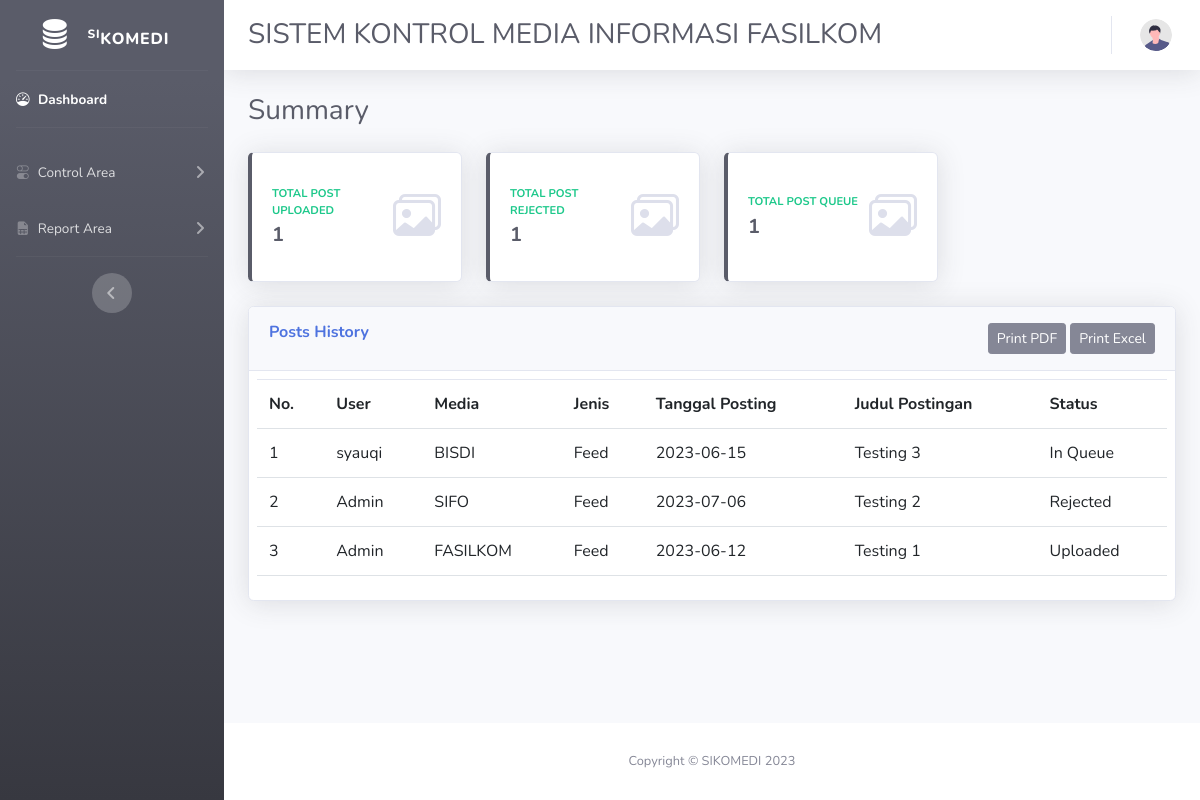
Screenshot of /admin/Rtable.php (signed in) with the database file from the repository.
### tables this page shows
CREATE TABLE `konten_history` (
  `ID` int(11) NOT NULL,
  `USER_ID` int(11) DEFAULT NULL,
  `MEDIA_ID` int(11) DEFAULT NULL,
  `TANGGALPOSTING` date DEFAULT NULL,
  `JUDULPOSTING` varchar(50) DEFAULT NULL,
  `LINKKONTEN` varchar(200) DEFAULT NULL,
  `CAPTION` varchar(1000) DEFAULT NULL,
  `STATUS_ID` int(11) DEFAULT NULL
);

CREATE TABLE `users` (
  `ID` int(11) NOT NULL,
  `NAME` varchar(100) NOT NULL,
  `PASSWORD` varchar(100) NOT NULL,
  `EMAIL` varchar(100) NOT NULL,
  `NOHP` varchar(20) DEFAULT NULL,
  `JENIS_ID` int(11) DEFAULT NULL,
  `STATUS_ID` int(11) DEFAULT NULL
);

CREATE TABLE `media` (
  `ID` int(11) NOT NULL,
  `NAMA` varchar(50) DEFAULT NULL,
  `LINK` varchar(200) DEFAULT NULL,
  `JENIS_ID` int(11) NOT NULL
);

CREATE TABLE `jenis_konten` (
  `ID` int(11) NOT NULL,
  `NAMA` varchar(20) DEFAULT NULL
);

CREATE TABLE `status_konten` (
  `ID` int(11) NOT NULL,
  `NAMA` varchar(10) DEFAULT NULL
);

### admin/functions.php (called while the page is built, shortened)
<?php
$conn = mysqli_connect("localhost","root","","sikomedi");
function query ($query){
    global $conn;
    $result = mysqli_query($conn,$query);
    $rows = [];
    while ($row = mysqli_fetch_assoc($result)){
        $rows [] = $row;
    }
    return $rows;
}
?>

### admin/Rtable.php (the view, shortened to what this page needs)
<?php
require 'functions.php';
    $postqueue = query("SELECT count(ID) a FROM konten_history WHERE STATUS_ID = 1");
    $postuploaded = query("SELECT count(ID) a FROM konten_history WHERE STATUS_ID = 2");
    $postrejected = query("SELECT count(ID) a FROM konten_history WHERE STATUS_ID = 3");
    $konten = query("SELECT u.NAME user, m.NAMA media, j.NAMA jenis,  k.TANGGALPOSTING tanggal, k.JUDULPOSTING judul, s.NAMA as `status` FROM konten_history k
                        JOIN users u ON (k.USER_ID = u.ID) JOIN media m ON (k.MEDIA_ID = m.ID) JOIN status_konten s ON (k.STATUS_ID = s.ID)
                        JOIN jenis_konten j ON (m.JENIS_ID = j.ID) ORDER BY `status`, tanggal DESC");
?>
<!DOCTYPE html>
<html lang="en">
<head>
    <link href="https://cdn.jsdelivr.net/npm/bootstrap@5.3.0-alpha3/dist/css/bootstrap.min.css" rel="stylesheet">
    <link rel="stylesheet" href="https://cdn.jsdelivr.net/npm/bootstrap-icons@1.10.5/font/bootstrap-icons.css">
    <link href="css/style.css" rel="stylesheet">
</head>
<body id="page-top">
    <div id="wrapper">
        <ul class="navbar-nav bg-gradient-dark sidebar sidebar-dark accordion" id="accordionSidebar">
            <a class="sidebar-brand d-flex align-items-center justify-content-center" href="index.php">
                <div class="sidebar-brand-icon">
                  <i class="bi bi-database-fill"></i>
                </div>
                <div class="sidebar-brand-text mx-3 pt-2"><sup>SI</sup>KOMEDI</div>
            </a>
            <hr class="sidebar-divider my-0">
            <li class="nav-item active">
                <a class="nav-link" href="index.php">
                  <i class="bi bi-speedometer"></i>
                    <span>Dashboard</span></a>
            </li>
            <hr class="sidebar-divider">
            <li class="nav-item">
                <a class="nav-link collapsed" href="#" data-toggle="collapse" data-target="#collapseCharts1"
                    aria-expanded="true" aria-controls="collapseCharts1">
                    <i class="bi bi-toggles"></i>
                    <span>Control Area</span>
                </a>
            </li>
            <li class="nav-item">
                <a class="nav-link collapsed" href="#" data-toggle="collapse" data-target="#collapseCharts2"
                    aria-expanded="true" aria-controls="collapseCharts2">
                    <i class="bi bi-file-earmark-spreadsheet-fill"></i>
                    <span>Report Area</span>
                </a>
            </li>
            <hr class="sidebar-divider d-none d-md-block">
            <div class="text-center d-none d-md-inline">
                <button class="rounded-circle border-0" id="sidebarToggle"></button>
            </div>
        </ul>
        <div id="content-wrapper" class="d-flex flex-column">
            <div id="content">
                <nav class="navbar navbar-expand navbar-light bg-white topbar mb-4 static-top shadow">
                    <div class="d-sm-flex align-items-center justify-content-between mb-4">
                        <h1 class="h3 mb-0 text-gray-800 pt-4 ps-2">SISTEM KONTROL MEDIA INFORMASI FASILKOM</h1>
                    </div>
                    <ul class="navbar-nav ml-auto">
                        <li class="nav-item dropdown no-arrow">
                            <a class="nav-link dropdown-toggle" href="#" id="userDropdown" role="button"
                                data-toggle="dropdown" aria-haspopup="true" aria-expanded="false">
                                <img class="img-profile rounded-circle"
                                    src="img/undraw_profile.svg">
                            </a>
                        </li>
                    </ul>
                </nav>
                <div class="container-fluid">
                <div class="d-sm-flex align-items-center mb-4">
                        <h1 class="h3 mb-0 text-gray-800">Summary</h1>
                    </div>
                    <div class="row">
                        <div class="col-xl-3 col-md-6 mb-4">
                            <div class="card border-left-dark shadow h-100 py-2">
                                <div class="card-body">
                                    <div class="row no-gutters align-items-center">
                                        <div class="col mr-2">
                                            <div class="text-xs font-weight-bold text-success text-uppercase mb-1">
                                                Total Post Uploaded</div>
                                            <div class="h5 mb-0 font-weight-bold text-gray-800"><?= number_format($postuploaded[0]["a"], 0, ' , ', ' ')?></div>
                                        </div>
                                        <div class="col-auto">
                                            <i class="bi bi-images text-gray-300" style="font-size: 3rem;"></i>
                                        </div>
                                    </div>
                                </div>
                            </div>
                        </div>
                        <div class="col-xl-3 col-md-6 mb-4">
                            <div class="card border-left-dark shadow h-100 py-2">
                                <div class="card-body">
                                    <div class="row no-gutters align-items-center">
                                        <div class="col mr-2">
                                            <div class="text-xs font-weight-bold text-success text-uppercase mb-1">
                                                Total Post Rejected</div>
                                            <div class="h5 mb-0 font-weight-bold text-gray-800"><?= number_format($postrejected[0]["a"], 0, ' , ', ' ')?></div>
                                        </div>
                                        <div class="col-auto">
                                            <i class="bi bi-images text-gray-300" style="font-size: 3rem;"></i>
                                        </div>
                                    </div>
                                </div>
                            </div>
                        </div>
                        <div class="col-xl-3 col-md-6 mb-4">
                            <div class="card border-left-dark shadow h-100 py-2">
                                <div class="card-body">
                                    <div class="row no-gutters align-items-center">
                                        <div class="col mr-2">
                                            <div class="text-xs font-weight-bold text-success text-uppercase mb-1">
                                                Total Post Queue</div>
                                            <div class="h5 mb-0 font-weight-bold text-gray-800"><?= number_format($postqueue[0]["a"], 0, ' , ', ' ')?></div>
                                        </div>
                                        <div class="col-auto">
                                            <i class="bi bi-images text-gray-300" style="font-size: 3rem;"></i>
                                        </div>
                                    </div>
                                </div>
                            </div>
                        </div>
                    </div>
                    <div class="row">
                        <div class="col-xl-12 col-lg-10">
                            <div class="card shadow mb-4">
                                <div class="card-header py-3 d-flex justify-content-between">
                                    <div class="align-middle">
                                        <h6 class="m-0 font-weight-bold text-primary">Posts History</h6>
                                    </div>
                                    <div class="align-middle text-end">
                                        <a href="exporthistoryPdf.php"><button type="button" class="btn btn-secondary btn-sm">Print PDF</button></a>
                                        <a href="exporthistoryExcel.php"><button type="button" class="btn btn-secondary btn-sm">Print Excel</button></a>
                                    </div>
                                </div>
                                <div class="d-flex justify-content-center p-2 pb-2 overflow-y-scroll" style="max-height: 30rem;">
                                    <table class="table align-middle">
                                        <tr>
                                            <th>No.</th>
                                            <th>User</th>
                                            <th>Media</th>
                                            <th>Jenis</th>
                                            <th>Tanggal Posting</th>
                                            <th>Judul Postingan</th>
                                            <th>Status</th>
                                        </tr>
                                    <?php $i=1; foreach ($konten as $row) : ?>
                                    <tr>
                                        <td><?=$i?></td>
                                        <td><?= $row["user"]?></td>
                                        <td><?= $row["media"]?></td>
                                        <td><?= $row["jenis"]?></td>
                                        <td><?= $row["tanggal"]?></td>
                                        <td><?= $row["judul"]?></td>
                                        <td><?= $row["status"]?></td>
                                    </tr>
                                    <?php $i++; endforeach ?>
                                    </table>
                                </div>
                            </div>
                        </div>
                    </div>
                </div>
            </div>
            <footer class="sticky-footer bg-white">
                <div class="container my-auto">
                    <div class="copyright text-center my-auto">
                        <span>Copyright &copy; SIKOMEDI 2023</span>
                    </div>
                </div>
            </footer>
        </div>
    </div>
</body>
</html>

### rows the page displays
konten_history: users.NAME "syauqi", MEDIA_ID.NAMA "BISDI", jenis_konten.NAMA "Feed", TANGGALPOSTING "2023-06-15", JUDULPOSTING "Testing 3", status_konten.NAMA "In Queue"
konten_history: users.NAME "Admin", MEDIA_ID.NAMA "SIFO", jenis_konten.NAMA "Feed", TANGGALPOSTING "2023-07-06", JUDULPOSTING "Testing 2", status_konten.NAMA "Rejected"
konten_history: users.NAME "Admin", MEDIA_ID.NAMA "FASILKOM", jenis_konten.NAMA "Feed", TANGGALPOSTING "2023-06-12", JUDULPOSTING "Testing 1", status_konten.NAMA "Uploaded"

### other values shown
$postuploaded[0]["a"] "1"
$postrejected[0]["a"] "1"
$postqueue[0]["a"] "1"
